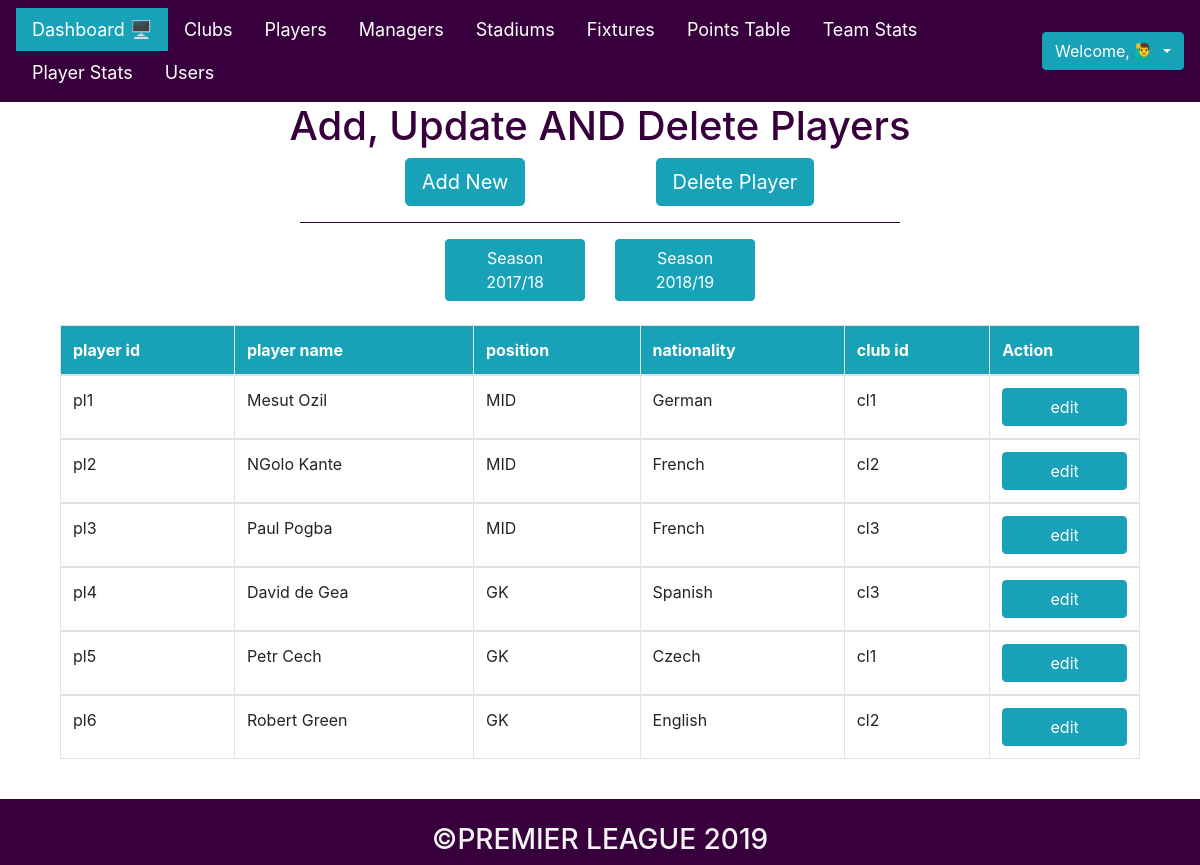
The page /php_files/admin/admin_players.php on the database its author committed.
### tables this page shows
CREATE TABLE players(
    player_id VARCHAR(4) PRIMARY KEY,
    player_name VARCHAR(30) NOT NULL,
    position VARCHAR(4) NOT NULL,
    nationality VARCHAR(10) NOT NULL,
    club_id VARCHAR(4),
    season_id VARCHAR(4)

);

### php_files/admin/admin_players.php (the view, shortened to what this page needs)
<?php
    include "admin_header.php";
    include "../connect.php";
?>
<html>
<head>
    <link rel="stylesheet" type="text/css" href="../../css/admin_players.css">
</head>
<body>
    <center><h1> Add, Update AND Delete Players</h1></center>
    <center><div class="container">
        <div class="row">
            <div class="col-6"><a href="add_player.php"><button class="btn btn-info btn-lg btn_add">Add New</button></a></div>
            <div class="col-6"><a href="del_player.php"><button class="btn btn-info btn-lg btn_del">Delete Player</button></a></div>
        </div>
    </div></center>
    <hr>
    <center>
    <div class="container">
        <form action="" method="post">
        <div class="row">
            <div class="col-6"><button type="submit" name="s17" class="btn btn-info s_17">Season 2017/18</button></div>
            <div class="col-6"><button type="submit" name="s18" class="btn btn-info s_18">Season 2018/19</button></div>
        </div>
        </form> </center>
    <br>
    <center>
    <div class="container">
        <?php
            if (isset($_POST['s17'])) {
                $season_id = "s17";
            }
            else
            {
                $season_id = "s18";
            }
            $qry = " SELECT * FROM players WHERE season_id='".$season_id."' ";
            $res = $con->query($qry);
            $result = "";
            if($res->num_rows > 0)
            {
                $result .= " <div class = 'container'> ";
                $result .= " <table class='table table-bordered'> ";
                $result .= " <thead class='thead_clubs'> <tr>
                    <th>player id</th>
                    <th>player name</th>
                    <th>position</th>
                    <th>nationality</th>
                    <th>club id</th>
                    <th> Action </th>
                    </tr> </thead> ";
                while($row = $res->fetch_assoc())
                {
                    $result .= " <tbody> <tr>
                        <td> ".$row['player_id']." </td>
                        <td> ".$row['player_name']." </td>
                        <td> ".$row['position']." </td>
                        <td> ".$row['nationality']." </td>
                        <td> ".$row['club_id']." </td>
                        <td> <a href='edit_player.php?edit=".$row['player_id']."'><button class='btn btn-info btn-block'>edit</button></a> </td>
                    </tr> </tbody> ";
                }
                $result .= " </table> </div> ";
            }
            echo $result;
        ?>
    </div>
    </center>
    <br>
</body>
</html>
<?php include "admin_footer.php"; ?>

### css/admin_players.css (style rules this page uses)
h1 { color: #37003c; }
.btn_add { margin-left: 300px; }
.btn_del { margin-right: 300px; }
hr { background: #37003c; width: 600px; }
.thead_clubs { background: #17a2b8; color: white; }
.s_17 { margin-left: 400px; }
.s_18 { margin-right: 400px; }

### rows shown on the page
players: player_id "pl1", player_name "Mesut Ozil", position "MID", nationality "German", club "cl1"
players: player_id "pl2", player_name "NGolo Kante", position "MID", nationality "French", club "cl2"
players: player_id "pl3", player_name "Paul Pogba", position "MID", nationality "French", club "cl3"
players: player_id "pl4", player_name "David de Gea", position "GK", nationality "Spanish", club "cl3"
players: player_id "pl5", player_name "Petr Cech", position "GK", nationality "Czech", club "cl1"
players: player_id "pl6", player_name "Robert Green", position "GK", nationality "English", club "cl2"
